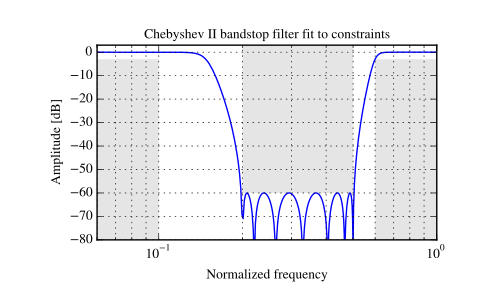

The script that drew this image:
# Design a digital bandstop filter which rejects -60 dB from 0.2*(fs/2) to
# 0.5*(fs/2), while staying within 3 dB below 0.1*(fs/2) or above
# 0.6*(fs/2).  Plot its frequency response, showing the passband and
# stopband constraints in gray.

from scipy import signal
import matplotlib.pyplot as plt

N, Wn = signal.cheb2ord([0.1, 0.6], [0.2, 0.5], 3, 60)
b, a = signal.cheby2(N, 60, Wn, 'stop')
w, h = signal.freqz(b, a)
plt.semilogx(w / np.pi, 20 * np.log10(abs(h)))
plt.title('Chebyshev II bandstop filter fit to constraints')
plt.xlabel('Normalized frequency')
plt.ylabel('Amplitude [dB]')
plt.grid(which='both', axis='both')
plt.fill([.01, .1, .1, .01], [-3,  -3, -99, -99], '0.9', lw=0) # stop
plt.fill([.2,  .2, .5,  .5], [ 9, -60, -60,   9], '0.9', lw=0) # pass
plt.fill([.6,  .6,  2,   2], [-99, -3,  -3, -99], '0.9', lw=0) # stop
plt.axis([0.06, 1, -80, 3])
plt.show()
